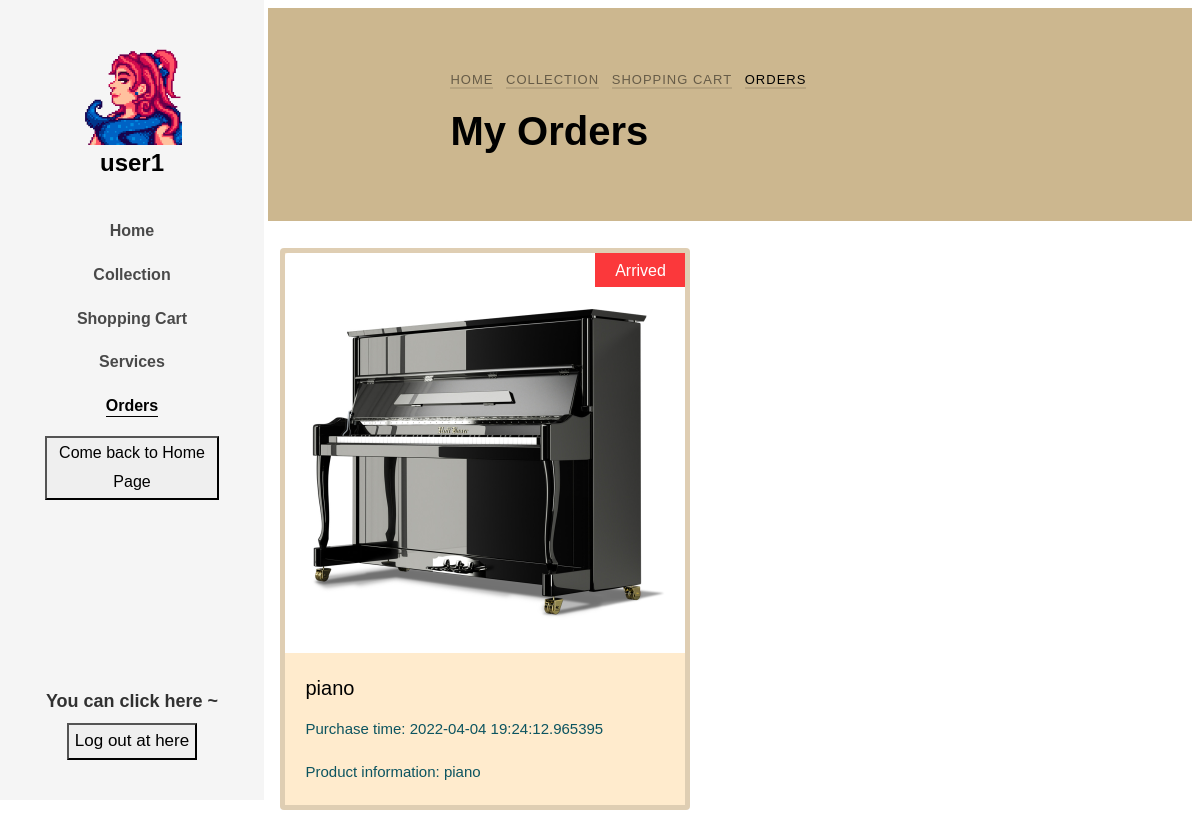
The page /Orders (signed in) on the database as committed earlier.
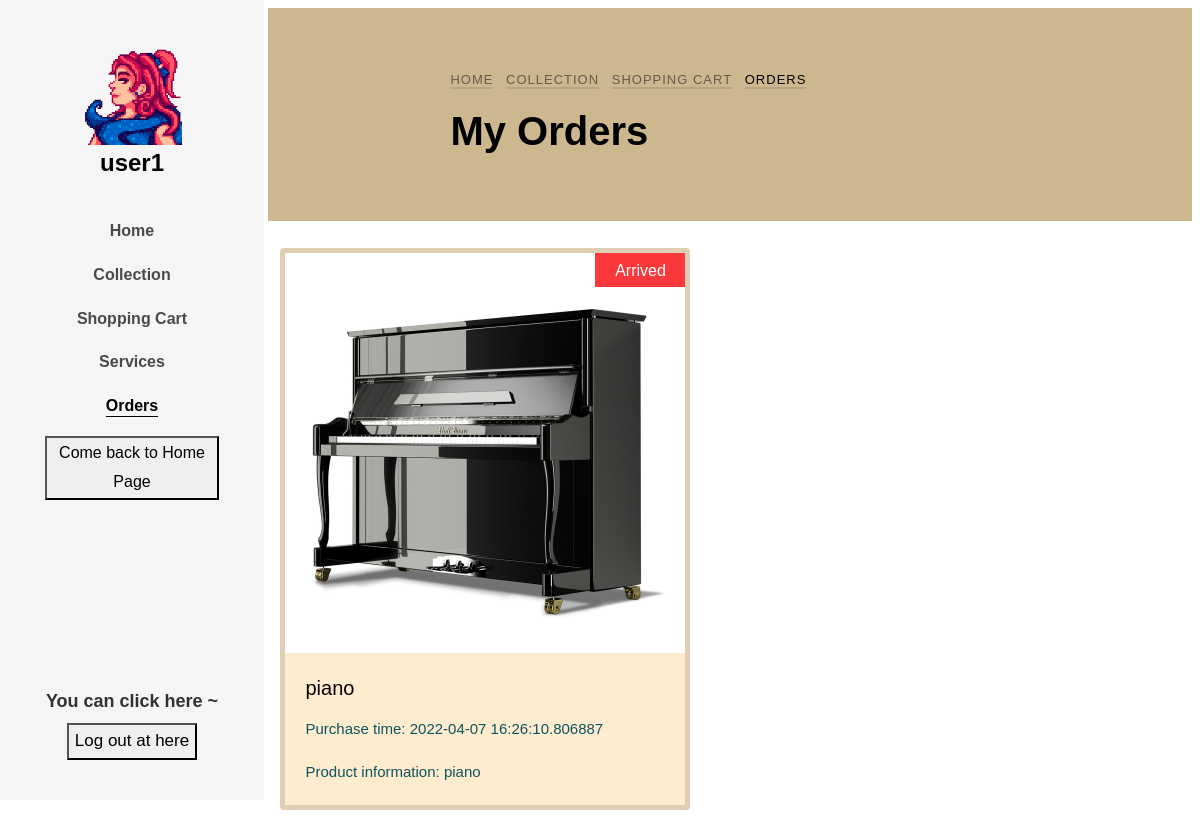
The same page on the database as committed later.
### app/models.py (models this page shows, shortened)
class User(db.Model):
    __tablename__ = "user"
    __table_args__ = {'extend_existing': True}
    id = db.Column(db.Integer, primary_key=True)
    user_name = db.Column(db.String(32), unique=True, nullable=False)
    password_hash = db.Column(db.String(64), nullable=False)
    email = db.Column(db.String(64), nullable=False)
    register_time = db.Column(db.DateTime, default=datetime.now)
    gender = db.Column(db.String(10), nullable=True)
    icon = db.Column(db.String(128), nullable=True)
    introduction = db.Column(db.String(64), nullable=True)
    authority = db.Column(db.Integer, default=0, nullable=False)
    money = db.Column(db.Integer, default=0, nullable=False)

class Order(db.Model):
    __tablename__ = "order"
    __table_args__ = {'extend_existing': True}
    id = db.Column(db.Integer, primary_key=True, autoincrement=True)
    commodity_id = db.Column(db.Integer, db.ForeignKey('commodity.id'))
    user_id = db.Column(db.Integer, db.ForeignKey('user.id'))
    purchase_time = db.Column(db.DateTime, default=datetime.now)
    commodity_num = db.Column(db.Integer, default=0, nullable=False)
    address = db.Column(db.String(64), nullable=False)
    transport = db.Column(db.String(64),nullable=False)
    commodity = db.relationship('Commodity', backref=db.backref('Order', lazy='dynamic'))

class Commodity(db.Model):
    __tablename__ = "commodity"
    __table_args__ = {'extend_existing': True}
    id = db.Column(db.Integer, primary_key=True, autoincrement=True)
    commodity_name = db.Column(db.String(32), nullable=False)
    release_time = db.Column(db.DateTime, default=datetime.now)
    cargo_quantity = db.Column(db.Integer, nullable=False)
    pic_path = db.Column(db.String(64), nullable=True)
    price = db.Column(db.Integer, nullable=False)
    introduction = db.Column(db.String(64), nullable=True)
    type = db.Column(db.String(32), nullable=False)
    is_collect = db.Column(db.Boolean, default=False, nullable=False)

### app/routes.py (the view)
@app.route('/Orders')
def Orders():
    user = User.query.filter(User.user_name == session.get('USERNAME')).first()
    user_icon = setIcon()
    orders = Order.query.filter(User.id == session.get('uid'))
    return render_template('order.html', user=user, icon=user_icon, islogin=islogined(), orders=orders)

### app/functions.py (called while the page is built)
def islogined():
    if session.get('USERNAME'):
        return True
    else:
        return False

### app/routes.py (called while the page is built)
def setIcon():
    if islogined():
        user = User.query.filter(User.user_name == session.get('USERNAME')).first()
        user_icon = user.icon
        if user_icon != None:
            icon = user.icon
            user_icon = url_for('static', filename='uploaded_AVA/' + icon)
        else:
            user_icon = 'NULL'
    else:
        user_icon = 'NULL'
    return user_icon

### app/templates/order.html (shortened to what this page needs)
<!DOCTYPE html>
<html lang="en">
  <head>
    <link rel="stylesheet" href="../static/css/open-iconic-bootstrap.min.css">
    <link rel="stylesheet" href="../static/css/animate.css">
    <link rel="stylesheet" href="../static/css/owl.carousel.min.css">
    <link rel="stylesheet" href="../static/css/owl.theme.default.min.css">
    <link rel="stylesheet" href="../static/css/magnific-popup.css">
    <link rel="stylesheet" href="../static/css/aos.css">
    <link rel="stylesheet" href="../static/css/ionicons.min.css">
    <link rel="stylesheet" href="../static/css/bootstrap-datepicker.css">
    <link rel="stylesheet" href="../static/css/jquery.timepicker.css">
    <link rel="stylesheet" href="../static/css/flaticon.css">
    <link rel="stylesheet" href="../static/css/icomoon.css">
    <link rel="stylesheet" href="../static/css/style-per.css">
  </head>
  <body>
	<div id="colorlib-page">
		<aside id="colorlib-aside" role="complementary" class="js-fullheight text-center">
			<h1 id="colorlib-logo"><a href="http://127.0.0.1:5000/home">
                <span>
                    {% if icon == "NULL" %}
                        <img src='{{ avatars.default(size='l') }}' alt="" width=100 height=100>
                    {% else %}
                        <img src='{{ icon }}' alt="" width=100 height=100>
                    {% endif %}
                </span><br>{{user.user_name}}</a>
            </h1>
			<nav id="colorlib-main-menu" role="navigation">
				<ul>
					<li><a href="http://127.0.0.1:5000/home ">Home</a></li>
					<li><a href="http://127.0.0.1:5000/collection">Collection</a></li>
					<li><a href="http://127.0.0.1:5000/ShoppingCart">Shopping Cart</a></li>
					<li><a href="http://127.0.0.1:5000/contact">Services</a></li>
                    <li class="colorlib-active"><a href="http://127.0.0.1:5000/Orders">Orders</a></li>
                    <li><button onclick="location.href='http://127.0.0.1:5000/main_page'">Come back to Home Page</button> </li>
				</ul>
			</nav>
			<div class="colorlib-footer">
				<h3>You can click here ~</h3>
				<div class="d-flex justify-content-center">
					<form action="#" class="colorlib-subscribe-form">
            <div class="form-group d-flex">
            	<button onclick="clickToLogout();">Log out at here</button>
            </div>
          </form>
				</div>
			</div>
		</aside>
        <div id="colorlib-main">
        <section class="ftco-section ftco-bread">
            <div class="container">
                <div class="row no-gutters slider-text justify-content-center align-items-center">
                    <div class="col-md-8 ftco-animate">
                        <p class="breadcrumbs"><span class="mr-2"><a href="http://127.0.0.1:5000/home">Home</a></span>
                        <span class="mr-2"><a href="http://127.0.0.1:5000/collection">Collection</a></span>
                        <span class="mr-2"><a href="http://127.0.0.1:5000/ShoppingCart">Shopping Cart</a></span>
                        <span>Orders</span></p>
                        <h1 class="bread">My Orders</h1>
                    </div>
                </div>
            </div>
        </section>
        <section class="ftco-section-3">
            <div class="photograhy">
                <div class="row">
                    {% for order in orders %}
                    <div class="card">
                        <a href="singleOrder/{{ order.id }}">
                            <img class="card-img-top" src="{{ order.commodity.pic_path }}" alt="Card image cap" height="400px"></a>
                            <span class="product-new-top">Arrived</span>
                         <div class="card-body">
                            <h5 class="card-title"><a href="singleOrder/{{ order.id }}">{{ order.commodity.commodity_name }} </a></h5>
                            <p class="card-text">Purchase time: {{ order.purchase_time }}</p>
                            <p class="card-text">Product information: {{ order.commodity.introduction }}</p>
                         </div>
                    </div>
                    {% endfor %}
                </div>
                </div>
        </section>
    </div>
</div>
</body>
</html>

Rows that differ between the two databases and show on the page:
changed Order "piano": purchase_time "2022-04-04 19:24:12.965395" → "2022-04-07 16:26:10.806887"
